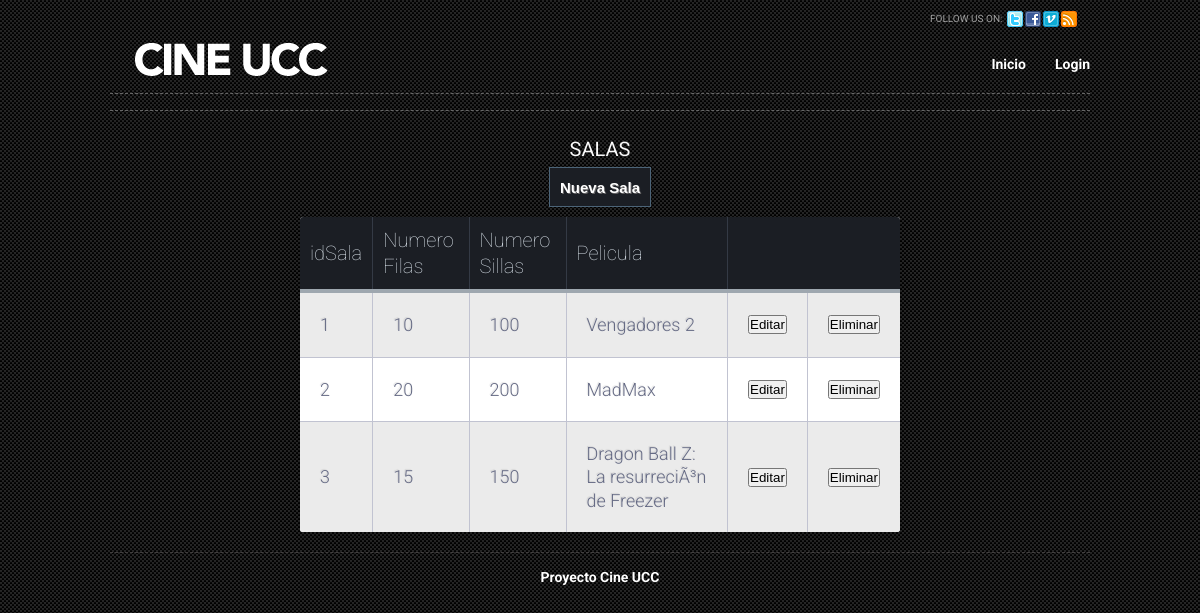
Page /salas.php on the committed database.
### tables this page shows
CREATE TABLE IF NOT EXISTS `sala` (
`idSala` int(11) NOT NULL,
  `numero_filas` int(11) NOT NULL,
  `numero_sillas` int(11) NOT NULL
);

CREATE TABLE IF NOT EXISTS `pelicula` (
`idPelicula` int(11) NOT NULL,
  `nombre` varchar(250) NOT NULL,
  `imagen` varchar(250) NOT NULL,
  `idSala` int(11) NOT NULL
);

### tablaSalas.php (the view, shortened to what this page needs)
<?php
$link = conectar();
$sql = "SELECT * FROM sala";
$query = mysql_query($sql, $link);
if (mysql_num_rows($query) != 0) {
    while ($line = mysql_fetch_array($query)) {
        echo '<tr>';
        echo "<td>" . $line['idSala'] . "</td>";
        echo "<td>" . $line['numero_filas'] . "</td>";
        echo "<td>" . $line['numero_sillas'] . "</td>";
        $sql2= "SELECT nombre FROM `pelicula` WHERE idsala=".$line["idSala"];
        $query2 = mysql_query($sql2, $link);
        $nombre = mysql_result($query2, 0);
        if(!empty($nombre)){
            echo "<td>" . $nombre . "</td>";
        }else{
            echo "<td>No Asignada</td>";
        }
        echo "<td><a href='registroSala.php?idSala=" . $line["idSala"] . "'>
                    <button>Editar</button></a>";
        echo "<td><a href='eliminarSala.php?idSala=" . $line["idSala"] . "'>
                   <button onclick='return confirm(\"Seguro que desea eliminar esta Sala?\")';' >
                   Eliminar</button></a></td>";
        echo "</tr>";
    }
} else {
    echo '<tr>';
    echo '<td colspan=5> No hay registros en la base de datos</td>';
    echo '</tr>';
}

### css/style.css (style rules this page uses)
* { margin: 0; padding: 0; outline:0; }
body { font-size: 12px; line-height: 1.3; font-family: Arial, Helvetica, Sans-Serif; color: #ccc; background: url('images/body-bg.gif'); }
a { color: #e7b038; text-decoration: underline; cursor:pointer; }

### css/table.css (style rules this page uses)
body { background-color: #3e94ec; font-family: "Roboto", helvetica, arial, sans-serif; font-size: 14px; font-weight: 400; text-rendering: optimizeLegibility; }
tr { border-top: 1px solid #C1C3D1; border-bottom-: 1px solid #C1C3D1; color:#666B85; font-size:16px; font-weight:normal; text-shadow: 0 1px 1px rgba(256, 256, 256, 0.1); }
tr:first-child { border-top:none; }
tr:last-child { border-bottom:none; }
tr:nth-child(odd) td { background:#EBEBEB; }
tr:last-child td:first-child { border-bottom-left-radius:3px; }
tr:last-child td:last-child { border-bottom-right-radius:3px; }
td { background:#FFFFFF; padding:20px; text-align:left; vertical-align:middle; font-weight:300; font-size:18px; text-shadow: -1px -1px 1px rgba(0, 0, 0, 0.1); border-right: 1px solid #C1C3D1; }
td:last-child { border-right: 0px; }

### rows in the picture
sala: idSala "1", numero_filas "10", numero_sillas "100", pelicula.nombre "Vengadores 2"
sala: idSala "2", numero_filas "20", numero_sillas "200", pelicula.nombre "MadMax"
sala: idSala "3", numero_filas "15", numero_sillas "150", pelicula.nombre "Dragon Ball Z: La resurreciÃ³n de Freezer"
